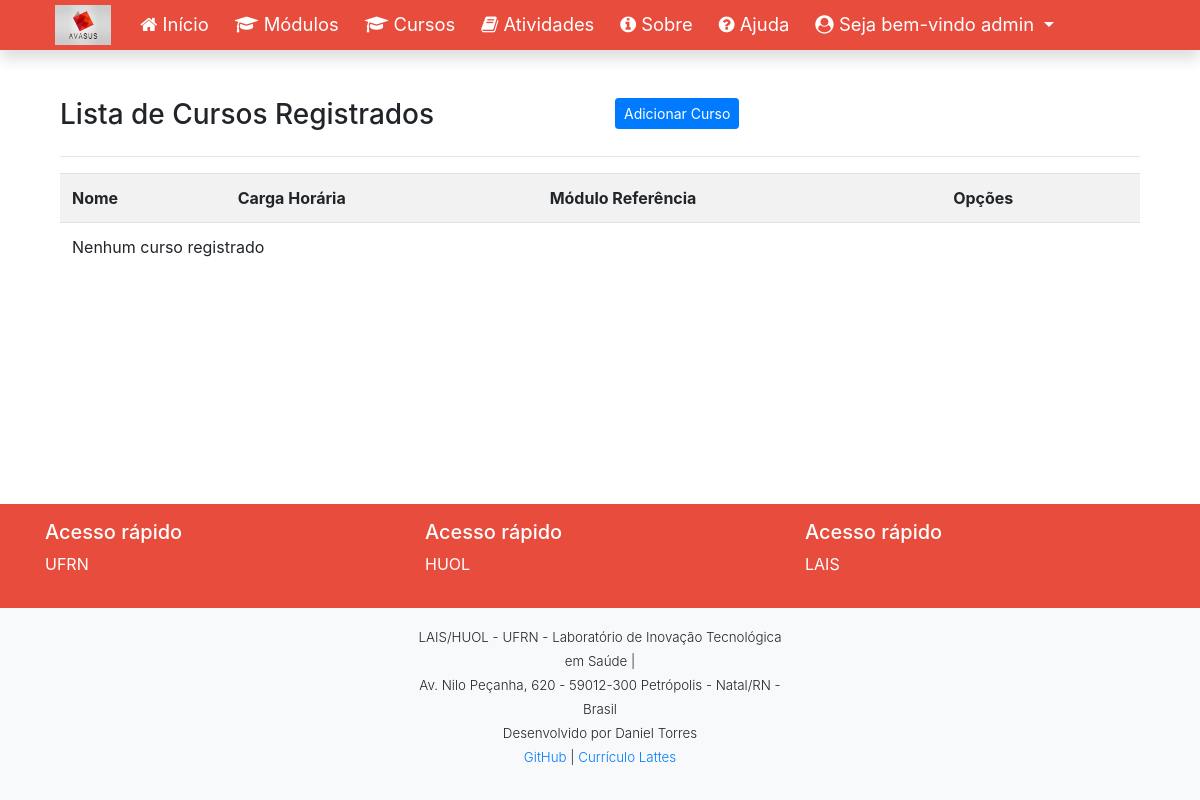
The page /listar/cursos/ (signed in) on the database as committed earlier.
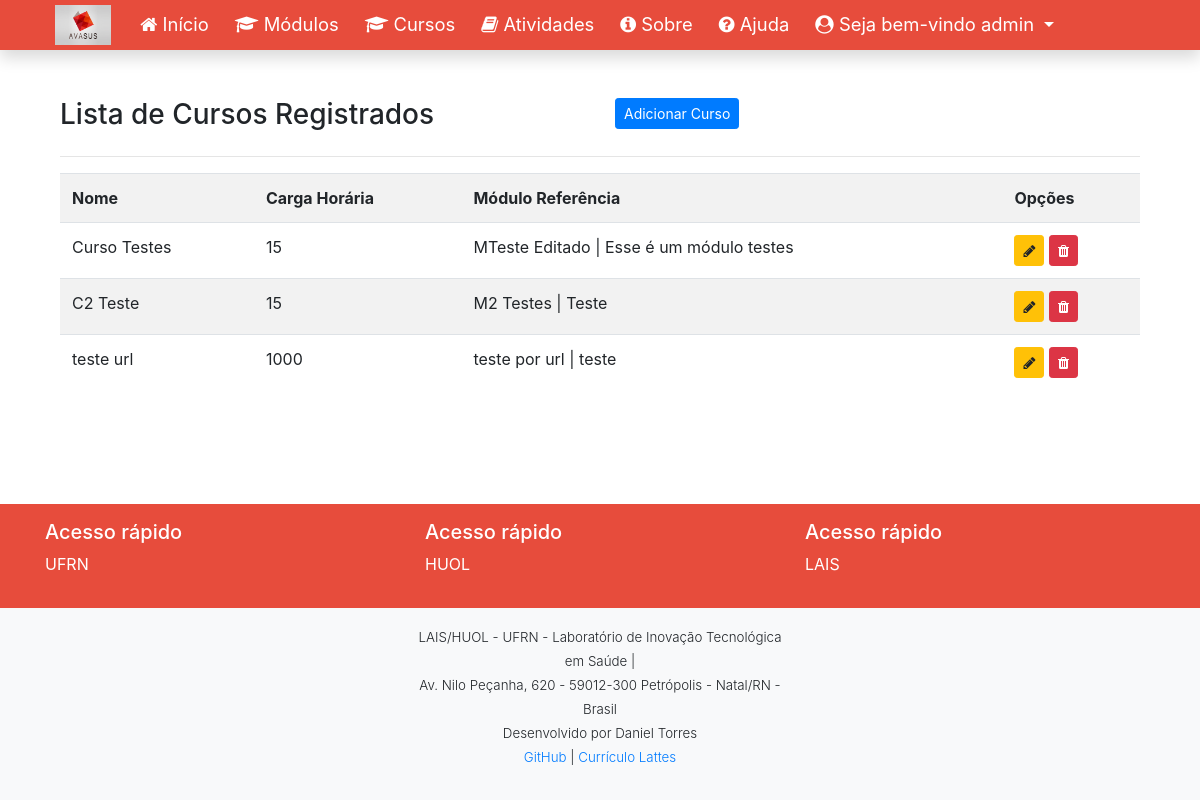
The same page on the database as committed later.
### cadastros/models.py (models this page shows, shortened)
class Curso(models.Model):
    nome = models.CharField(max_length=50)
    carga_horaria = models.IntegerField(verbose_name="Carga Horária")
    ordem = models.IntegerField()
    modulo = models.ForeignKey(Modulo, on_delete=models.PROTECT)

class Modulo(models.Model):
    nome = models.CharField(max_length=50)
    descricao = models.CharField(max_length=150, verbose_name="Descrição")
    objetivo = models.CharField(max_length=200)
    idade_minima = models.IntegerField(verbose_name="Idade Mínima")
    def __str__(self):
        return "{} | {}".format(self.nome, self.descricao)

### cadastros/views.py (the view)
# urls.py: path('listar/cursos/', CursoList.as_view(), name='listar-cursos'),
class CursoList(LoginRequiredMixin, ListView):
    login_url = reverse_lazy('login')
    model = Curso
    template_name = 'cadastros/listas/curso.html'

### cadastros/templates/cadastros/listas/curso.html (shortened to what this page needs)
{%extends 'paginas/modelo.html' %}
{% load static %}
{% block conteudo %}
<div class="container">
    <div class="row">
        <div class="col-6">
            <h3>Lista de Cursos Registrados</h3>
        </div>
        <div class="col-6">
            <a href="{% url 'cadastrar-curso' %}" class="btn btn-primary btn-sm">Adicionar Curso</a>
        </div>
    </div>
    <hr>
    <div class="table-responsive">
        <table class="table table-striped">
            <tr>
                <th>Nome</th>
                <th>Carga Horária</th>
                <th>Módulo Referência</th>
                <th>Opções</th>
            </tr>
            {% for curso in object_list %}
            <tr>
                <td>{{ curso.nome }}</td>
                <td>{{ curso.carga_horaria }}</td>
                <td>{{ curso.modulo }}</td>
                <td>
                    <a href="{% url 'editar-curso' curso.pk %}" class="btn btn-warning btn-sm" title="Editar">
                        <i class="fa fa-pencil" aria-hidden="true"></i>
                    </a>
                    <a href="{% url 'excluir-curso' curso.pk %}" class="btn btn-danger btn-sm" title="Excluir">
                        <i class="fa fa-trash" aria-hidden="true"></i>
                    </a>
                </td>
            </tr>
            {% empty %}
            <tr>
                <td colspan="4">Nenhum curso registrado</td>
            </tr>
            {% endfor %}
        </table>
    </div>
</div>
{% endblock %}

Rows that differ between the two databases and show on the page:
added Curso: nome "Curso Testes", carga_horaria "15", modulo "MTeste Editado | Esse é um módulo testes"
added Curso: nome "C2 Teste", carga_horaria "15", modulo "M2 Testes | Teste"
added Curso: nome "teste url", carga_horaria "1000", modulo "teste por url | teste"
Other text that changed with them:
text no longer shown: "Nenhum curso registrado"
